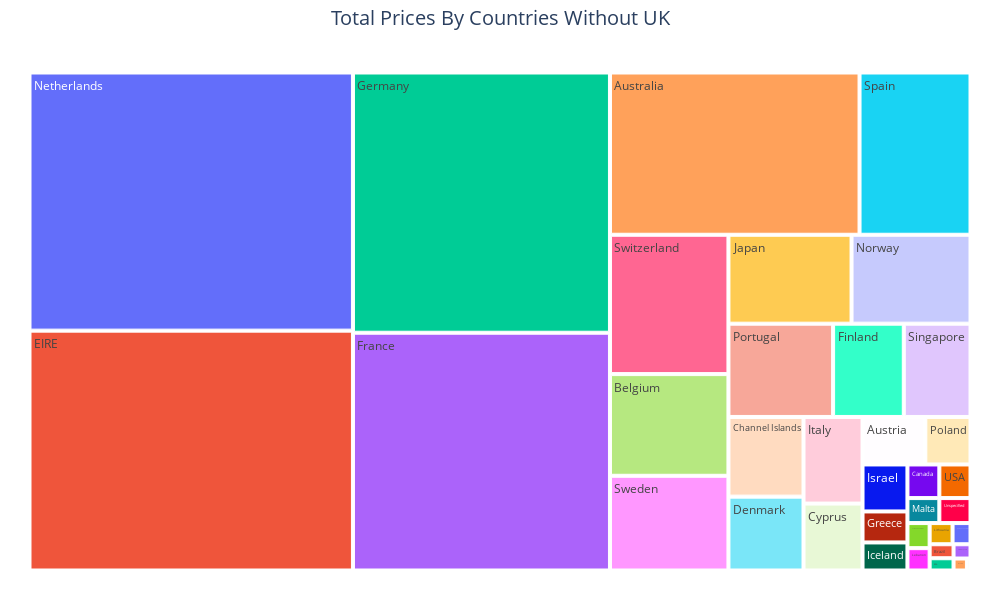

Notebook code for this chart:
### Code cell
# PLOTLY TREEMAP
fig = px.treemap(df_total_price.iloc[1:],
                 path=[df_total_price.iloc[1:].index], 
                 values='total_price', 
                 width=1000, 
                 height=600)
fig.update_layout(title_text='Total Prices By Countries Without UK',
                  title_x = 0.5, title_font = dict(size=20)
)
fig.update_layout(margin = dict(t=50, l=25, r=25, b=25))
fig.show()

### Figure 1 — Plotly figure (JSON) as saved in the notebook; plotly's stock layout.template omitted (floating-point values rounded to 4 significant figures)
{"data": [{"branchvalues": "total", "domain": {"x": [0, 1], "y": [0, 1]}, "hovertemplate": "labels=%{label}<br>total_price=%{value}<br>parent=%{parent}<br>id=%{id}<extra></extra>", "ids": ["Australia", "Austria", "Bahrain", "Belgium", "Brazil", "Canada", "Channel Islands", "Cyprus", "Czech Republic", "Denmark", "EIRE", "European Community", "Finland", "France", "Germany", "Greece", "Iceland", "Israel", "Italy", "Japan", "Lebanon", "Lithuania", "Malta", "Netherlands", "Norway", "Poland", "Portugal", "RSA", "Saudi Arabia", "Singapore", "Spain", "Sweden", "Switzerland", "USA", "United Arab Emirates", "Unspecified"], "labels": ["Australia", "Austria", "Bahrain", "Belgium", "Brazil", "Canada", "Channel Islands", "Cyprus", "Czech Republic", "Denmark", "EIRE", "European Community", "Finland", "France", "Germany", "Greece", "Iceland", "Israel", "Italy", "Japan", "Lebanon", "Lithuania", "Malta", "Netherlands", "Norway", "Poland", "Portugal", "RSA", "Saudi Arabia", "Singapore", "Spain", "Sweden", "Switzerland", "USA", "United Arab Emirates", "Unspecified"], "name": "", "parents": ["", "", "", "", "", "", "", "", "", "", "", "", "", "", "", "", "", "", "", "", "", "", "", "", "", "", "", "", "", "", "", "", "", "", "", ""], "type": "treemap", "values": [138500.0, 10200.0, 548.4, 41200.0, 1144.0, 3666.0, 20440.0, 13500.0, 826.7, 18960.0, 265300.0, 1300.0, 22550.0, 208900.0, 228700.0, 4761.0, 4310, 7216.0, 17480.0, 37420.0, 1694.0, 1661.0, 2726.0, 285400.0, 36170.0, 7335.0, 33380.0, 1002.0, 145.9, 21280.0, 61560.0, 38370.0, 56440.0, 3580.0, 1902.0, 2661.0]}], "layout": {"height": 600, "legend": {"tracegroupgap": 0}, "margin": {"b": 25, "l": 25, "r": 25, "t": 50}, "title": {"font": {"size": 20}, "text": "Total Prices By Countries Without UK", "x": 0.5}, "width": 1000}}
